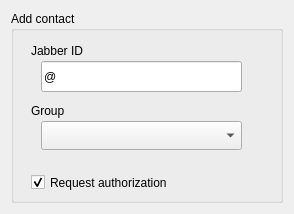
<ui version="4.0" >
 <class>AddContact</class>
 <widget class="QWidget" name="AddContact" >
  <property name="geometry" >
   <rect>
    <x>0</x>
    <y>0</y>
    <width>280</width>
    <height>214</height>
   </rect>
  </property>
  <property name="windowTitle" >
   <string>Form</string>
  </property>
  <layout class="QVBoxLayout" name="verticalLayout" >
   <item>
    <widget class="QGroupBox" name="groupBox" >
     <property name="minimumSize" >
      <size>
       <width>272</width>
       <height>191</height>
      </size>
     </property>
     <property name="title" >
      <string>Add contact</string>
     </property>
     <widget class="QLineEdit" name="jabberID" >
      <property name="geometry" >
       <rect>
        <x>30</x>
        <y>50</y>
        <width>201</width>
        <height>31</height>
       </rect>
      </property>
      <property name="inputMask" >
       <string/>
      </property>
      <property name="text" >
       <string>@</string>
      </property>
     </widget>
     <widget class="QLabel" name="label" >
      <property name="geometry" >
       <rect>
        <x>20</x>
        <y>30</y>
        <width>59</width>
        <height>20</height>
       </rect>
      </property>
      <property name="text" >
       <string>Jabber ID</string>
      </property>
     </widget>
     <widget class="QLabel" name="label_2" >
      <property name="geometry" >
       <rect>
        <x>20</x>
        <y>90</y>
        <width>59</width>
        <height>20</height>
       </rect>
      </property>
      <property name="text" >
       <string>Group</string>
      </property>
     </widget>
     <widget class="QComboBox" name="group" >
      <property name="geometry" >
       <rect>
        <x>30</x>
        <y>110</y>
        <width>201</width>
        <height>29</height>
       </rect>
      </property>
     </widget>
     <widget class="QCheckBox" name="requestAuth" >
      <property name="geometry" >
       <rect>
        <x>20</x>
        <y>160</y>
        <width>171</width>
        <height>23</height>
       </rect>
      </property>
      <property name="text" >
       <string>Request authorization</string>
      </property>
      <property name="checked" >
       <bool>true</bool>
      </property>
     </widget>
    </widget>
   </item>
  </layout>
 </widget>
 <resources/>
 <connections/>
</ui>
